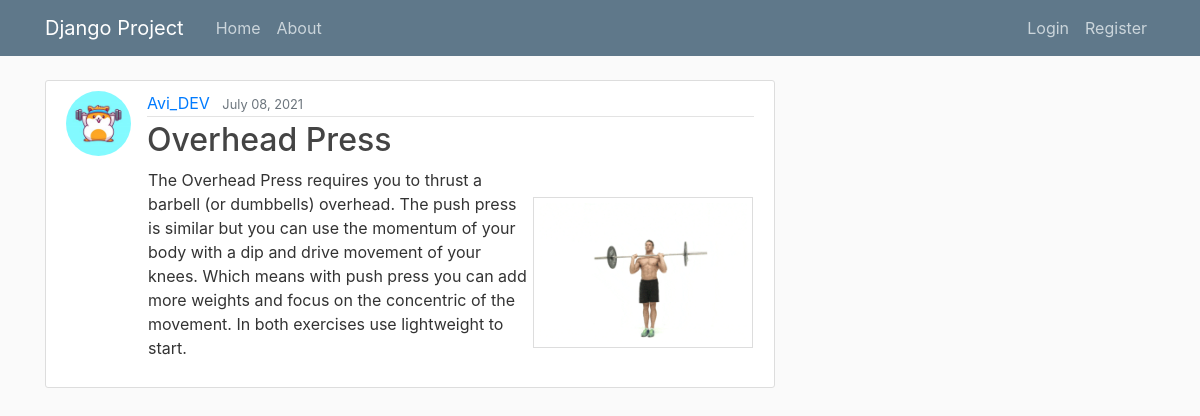
The page /post/39/ on the database its author committed.
### blog/models.py (models this page shows, shortened)
class Post(models.Model):
    title = models.CharField(max_length=100)
    header_image = models.ImageField(null=True, blank=True, upload_to="images/")
    content = models.TextField()
    date_posted = models.DateTimeField(default=timezone.now)
    author = models.ForeignKey(User, on_delete=models.CASCADE)

### users/models.py (models this page shows, shortened)
class Profile(models.Model):
    user = models.OneToOneField(User, on_delete=models.CASCADE)
    image = models.ImageField(default='default.jpg', upload_to='profile_pics')

### blog/views.py (the view)
# urls.py: path('post/<int:pk>/', PostDetailView.as_view(), name='post-detail'),
class PostDetailView(DetailView):
    model = Post

### blog/templates/blog/post_detail.html (shortened to what this page needs)
{% extends "blog/base.html" %}
{% block content %}
  <article class="media content-section">
    <img class="rounded-circle article-img" src="{{ object.author.profile.image.url }}">
    <div class="media-body">
      <div class="article-metadata">
        <a class="mr-2" href="{% url 'user-posts' object.author.username %}">{{ object.author }}</a>
        <small class="text-muted">{{ object.date_posted|date:"F d, Y" }}</small>
      </div>
      <html>
        <body >
            <h2 class="article-title">{{ object.title }}</h2>
            <table>
                <tr>
                <td width=70%>
                    <p class="article-content">{{ object.content }}</p>
                  </td>
                  <td width=30% align="right">
                      <div class="exercise" <a target="_blank" href="{{post.header_image.url}}">
                      <img style="border: 1px solid #ddd;
                      padding: 5px;
                      width: 220px;" src="{{post.header_image.url}}"  alt="exercise">
                      </a></div>
                  </td>
                  </tr>
            </table>
        </body>
        </html>
    </div>
  </article>
{% endblock content %}

### blog/static/blog/main.css (style rules this page uses)
body { background: #fafafa; color: #333333; margin-top: 5rem; }
h1, h2, h3, h4, h5, h6 { color: #444444; }
.content-section { background: #ffffff; padding: 10px 20px; border: 1px solid #dddddd; border-radius: 3px; margin-bottom: 20px; }
.article-title { color: #444444; }
.article-content { white-space: pre-line; }
.article-img { height: 65px; width: 65px; margin-right: 16px; }
.article-metadata { padding-bottom: 1px; margin-bottom: 4px; border-bottom: 1px solid #e3e3e3 }

### rows shown on the page
Post: author.profile.image (picture), author "Avi_DEV", date_posted "July 08, 2021", title "Overhead Press", content "The Overhead Press requires you to thrust a barbell (or dumbbells) overhead. The push press is similar but you can use the momentum of your body with a dip and drive movement of your knees. Which means with push press you can add more weights and focus on the concentric of the movement. In both exercises use lightweight to start.", header_image (picture)
